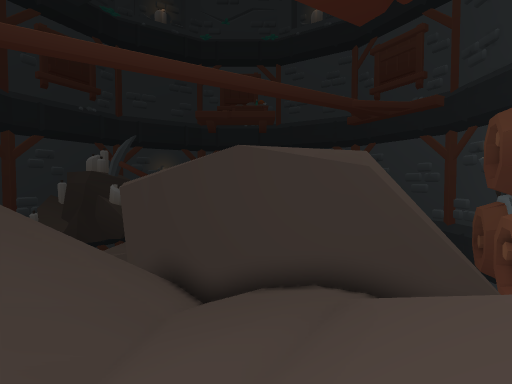
view 1 (above)

13 first-person views from a walk through a scene from a Unity 3-D project. The camera is 1.3 m above the floor, tilts 2° down and sees 85° across. The floor is counted in squares, 2 m on a side. Each view is taken from the middle of a square. On the plan, view 1 faces up. The plan holds only what a view shows up to about 9 squares ahead; the rest is blank. The place goes on beyond the plan.

view 2
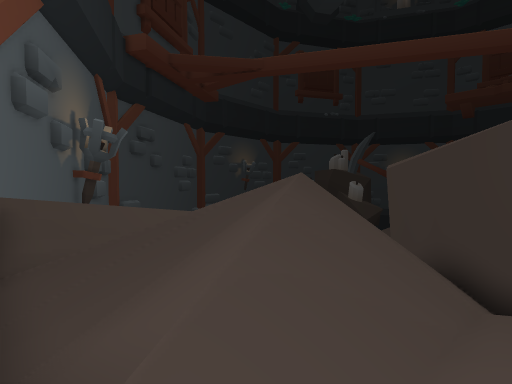

view 3
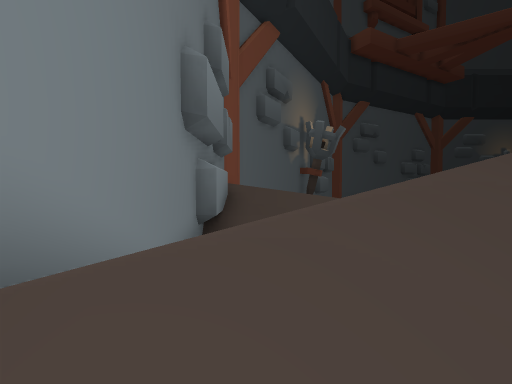

view 4
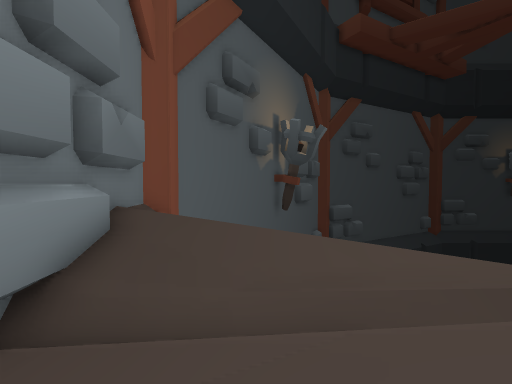

view 5
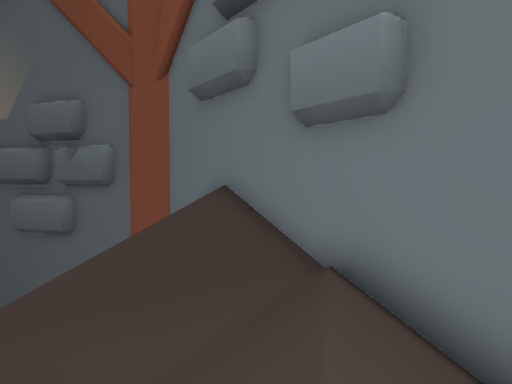

view 6
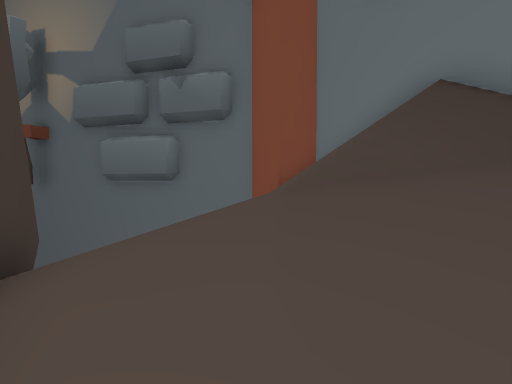

view 7
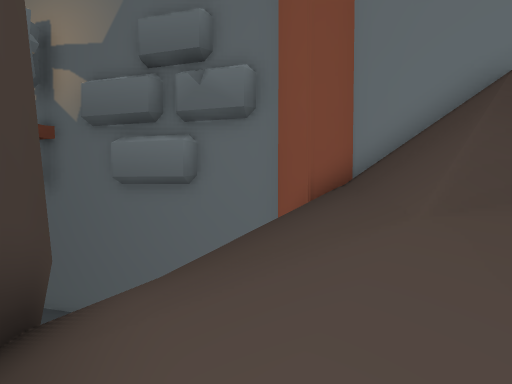

view 8
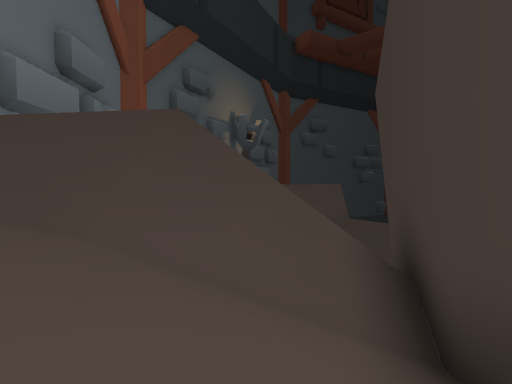

view 9
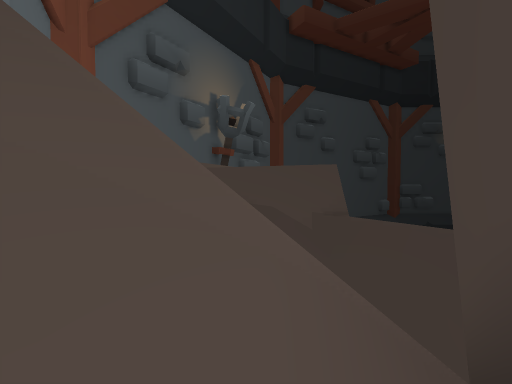

view 10
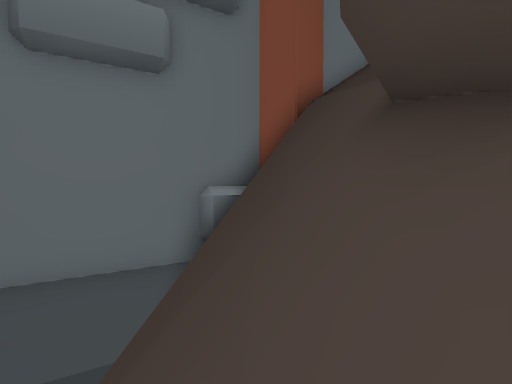

view 11
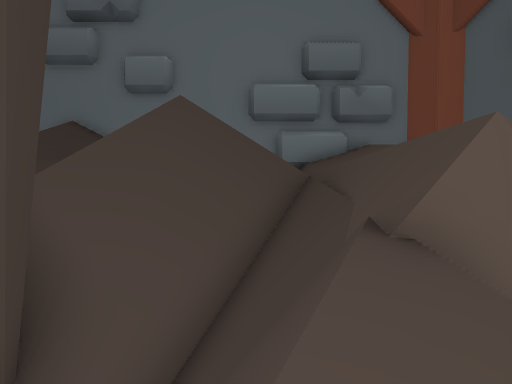

view 12
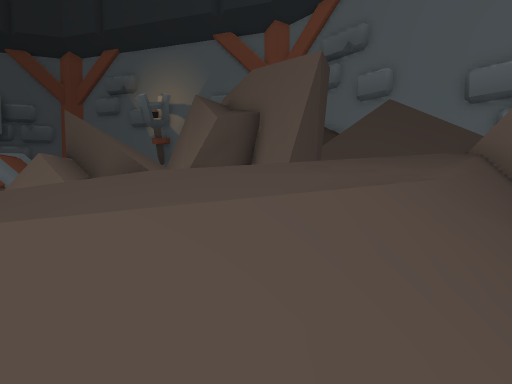

view 13
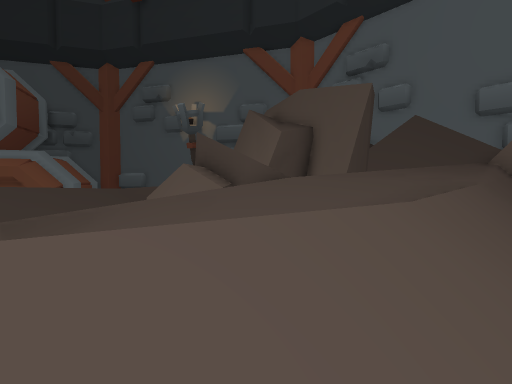

### Floor plan
Key: @ floor where view 1 was taken; # wall or solid block; . main floor; : floor 0.25 m higher than the main floor; + floor 0.75 m higher than the main floor; - floor 1.25 m lower than the main floor; _ floor 1.75 m lower than the main floor; * floor 2 m higher than the main floor; % floor 2.25 m higher than the main floor; & floor 2.75 m higher than the main floor; $ floor 3.25 m higher than the main floor; / step, stairs or slope; = window, fence, low wall or low ledge; ^ raised ledge; v drop or lower ground.
Columns run from 10 left of view 1 to 10 right of it. Each row starts with its distance up from view 1.
 18   //
 17   //   //
 16   //  ///
 15   // ///
 14   /////##
 13   ///=##=
 12   //.  ==
 11   /..   ###
 10   #.v#  #
  9   #:v## #
  8   #=_=#####     /
  7   #=-vv///#### #/
  6  #^+vvv//////###/
  5 #^^vvv///////////
  4 ^^^//////*%//////   v
  3 ^^^ /////%%/////   vv
  2 #^^ /////&//////  v#^
  1  ^^//////$/////vv#^
  0  ###//////@////###
 -1     ^^^^^^^^^^##

Positions as (right, up) in squares from view 1, and headings:
1: (0, 0), facing up
2: (-1, 0), facing up-left
3: (-1, 1), facing left
4: (-4, 3), facing left
5: (-4, 4), facing down-right
6: (0, 6), facing down-right
7: (1, 6), facing down-right
8: (1, 6), facing left
9: (-2, 7), facing left
10: (6, 8), facing down
11: (-6, 11), facing down
12: (-8, 15), facing down-right
13: (-8, 18), facing down-right
